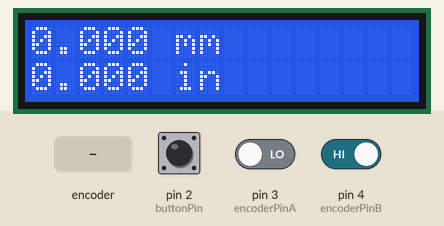
This sketch was run on a simulated Arduino Uno, built with avr-gcc and run on an emulated ATmega328P. On the bench: 16×2 character LCD. The test bench sets the inputs (shaded band); at power-on: pin 2 (buttonPin) LOW, pin 3 (encoderPinA) LOW, pin 4 (encoderPinB) HIGH. What the sketch prints to the serial monitor is not drawn.

Above: at 1.2 s.
1.3 s: rotary encoder on pin 3 (encoderPinA) / pin 4 (encoderPinB) turned 3 steps (first pin leading)
At 2.1 s:
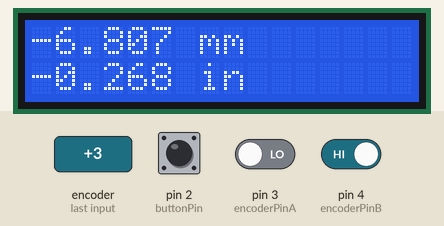
3.4 s: rotary encoder on pin 3 (encoderPinA) / pin 4 (encoderPinB) turned 1 step (first pin leading)
At 4.6 s:
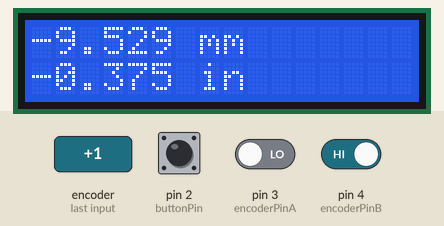
Timing chart, 0 to 6.4 s (numbered marks = the images above; inputs shaded):
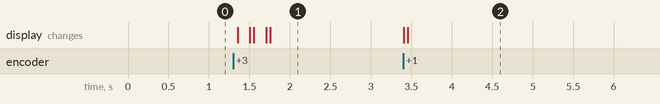

The sketch:

main.ino
```cpp
#include <LiquidCrystal.h>

// Rotary Encoder Pins
#define encoderPinA 3
#define encoderPinB 4

// Button Pins
#define buttonPin 2

// LCD Pins
#define rs 13
#define en 12
#define d4 11
#define d5 10
#define d6 9
#define d7 8

LiquidCrystal lcd(rs, en, d4, d5, d6, d7);

volatile int encoderPos = 0;
int lastEncoderPos = 0;

float gearDiameterInMM = 13.0;
int pulsesPerRevolution = 30;

void setup() {
  Serial.begin(9600);

  pinMode(encoderPinA, INPUT);
  pinMode(encoderPinB, INPUT);
  pinMode(buttonPin, INPUT);

  attachInterrupt(digitalPinToInterrupt(encoderPinA), encoderInterrupt, CHANGE);
  attachInterrupt(digitalPinToInterrupt(buttonPin), buttonInterrupt, RISING);

  // set up the LCD's number of columns and rows:
  lcd.begin(16, 2);
  lcdPrintPosition(0);
}

void encoderInterrupt() {
  if (digitalRead(encoderPinA) == digitalRead(encoderPinB)) {
    encoderPos++;
  } else {
    encoderPos--;
  }
}

void buttonInterrupt() {
  encoderPos = 0;
}

void loop() {
  // Get the current position incase it changes midway through the loop
  int currentEncoderPos = encoderPos;

  if (lastEncoderPos != currentEncoderPos) {
    Serial.println(positionToValueMM(currentEncoderPos));

    lcdPrintPosition(currentEncoderPos);

    lastEncoderPos = currentEncoderPos;
  }
}

float positionToValueMM(int position) {
  return (float)position * circumferenceFromDiameter(gearDiameterInMM) / pulsesPerRevolution;
}

float circumferenceFromDiameter(float diameter) {
  return diameter * 3.14159;
}

float mmToInch(float measurement) {
  return measurement * 0.03937;
}

void lcdPrintPosition(float position) {
  float positionInMM = positionToValueMM(position);
  lcd.clear();

  lcd.print(String(positionInMM, 3));
  lcd.print(" mm");

  lcd.setCursor(0, 1);
  lcd.print(String(mmToInch(positionInMM), 3));
  lcd.print(" in");
}
```

Measured:
- after the input at 1.3 s, the display: first changes after 0.06 s (image 1 shows a later state)
- after the input at 3.4 s, the display: first changes at once (image 2 shows a later state)
